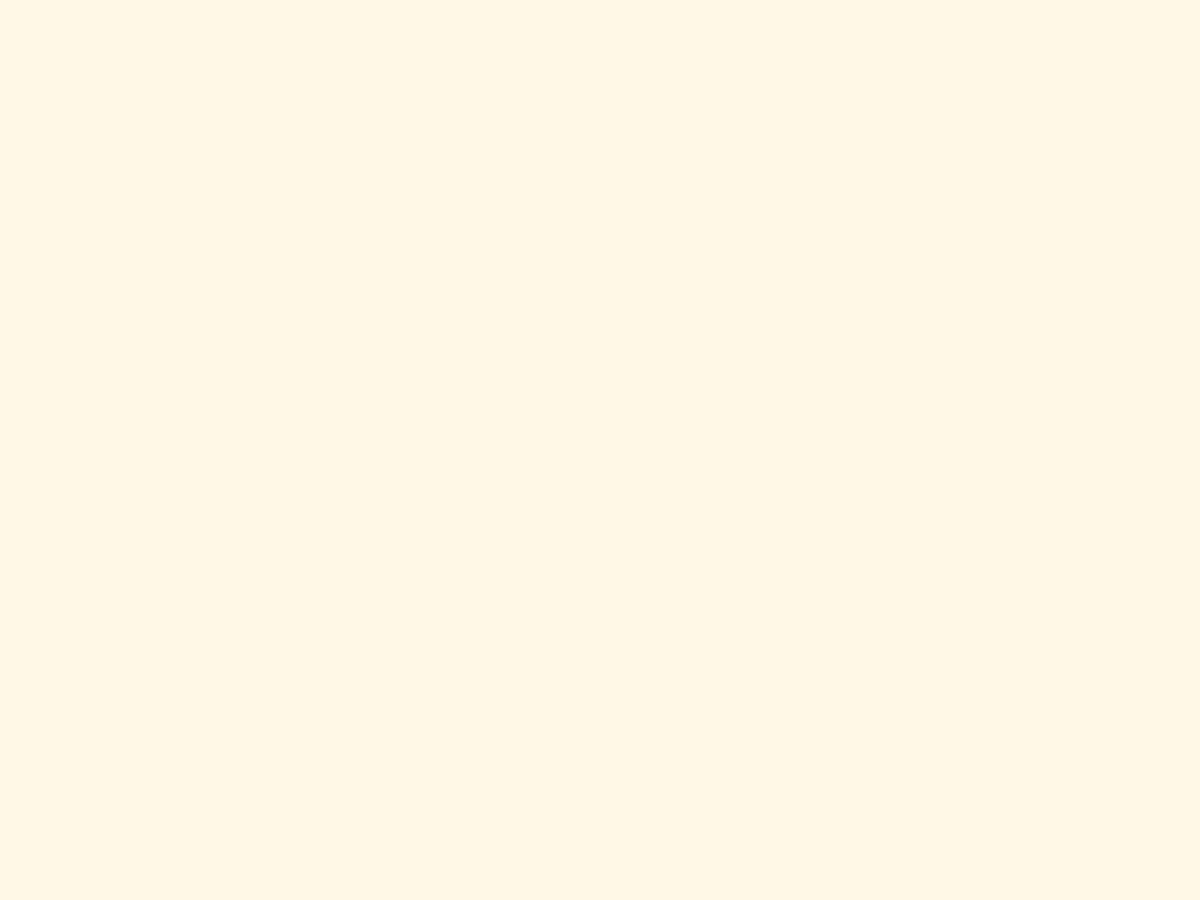
Frame 1 (no input)
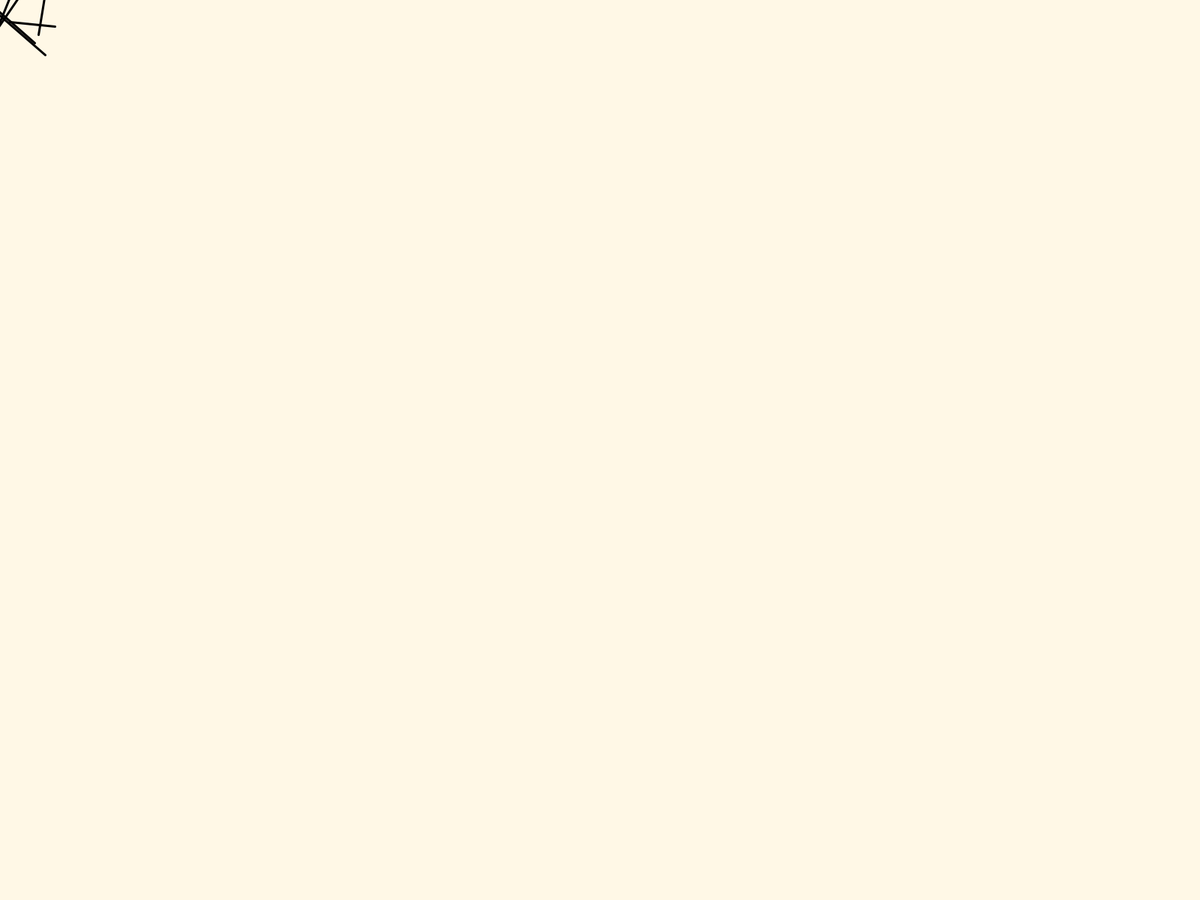
Frame 60 (the mouse pressed at the canvas centre just before this capture)
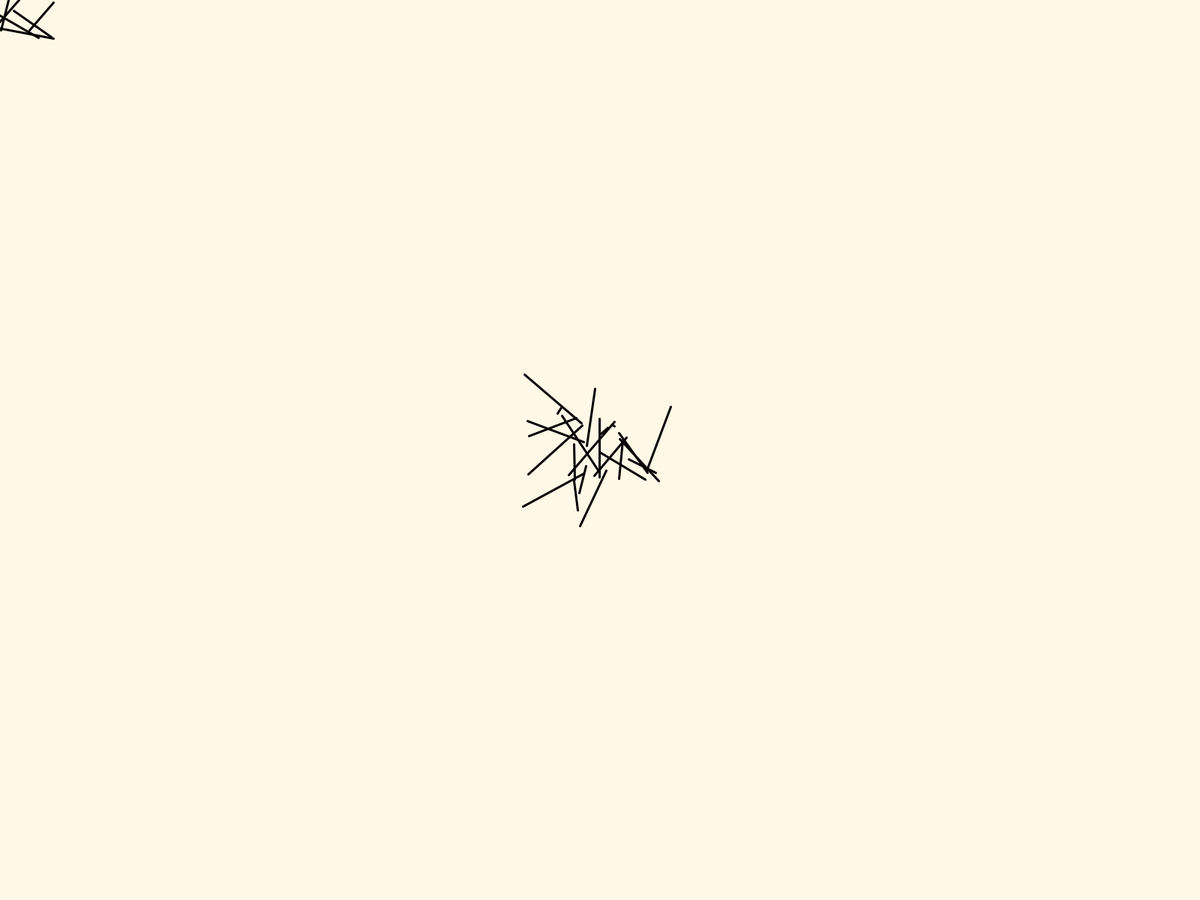
Frame 120 (the mouse held since frame 60 and released just before this capture)

The Processing sketch that drew these frames (run headless with seeded random() and noise(); from frame 60 on, the mouse is pressed at the canvas centre):

// Processing sketch: lines
// ── lines.pde
ArrayList<Line> lines; // List to store lines
int maxLines = 137;    // Maximum number of lines
float x1,y1,x2,y2;
int l=80;
float xv1;
float yv1;
float stdx;
float stdy;
float dx1;
float dy1;

int mx;
int my;

void setup() {
    fullScreen();
  println(width);
  xv1=150;
  yv1=150; // later will be location of person. 
  stdx=30;
  stdy=30;
  //size(900, 900);
  lines = new ArrayList<Line>();
  //lines.add(new Line(390,390, 400,400));
  strokeWeight(3);
}

void draw() {
  background(255, 248, 230);
  mx = mouseX;
  my = mouseY;
  // Randomly add a new line
  if (random(1) < 0.4) { // Adjust the probability as needed
    x1=mx;
    y1=my;
    dx1=randomGaussian()*stdx;
    dy1=randomGaussian()*stdy;
    lines.add(new Line(x1+dx1,y1+dy1, x1+dx1+random(-l,l),y1+dy1+random(-l,l)));
    
  }
  xv1=xv1+0.2;
  yv1=yv1+0.2;
  if (xv1>900){xv1=50;}
  if (yv1>900){yv1=50;}
  // Draw all lines
  //if (lines.size()>(maxLines-1)){
  for (Line line : lines) {
    line.display();
  }
//}

  // Remove the oldest line if we exceed the maximum count
  if (lines.size() > maxLines) {
    lines.remove(0);
  }
}

// Line class
class Line {
  float x1, y1; // Position
  float x2,y2; // Length of the line
  int c;
  float s;
  Line(float x1, float y1, float x2,float y2) {
    this.x1 = x1;
    this.y1 = y1;
    this.x2 = x2;
    this.y2 = y2;
    this.s=(random(1)-0.5)*0.02;
  }

  void display() {
    stroke(0);
    c=c+1;
    if (c>32000){c=0;}
    pushMatrix();
    translate((x1+x2)/2,(y1+y2)/2);
    rotate(c*s);
    line(x1-(x1+x2)/2, y1-(y1+y2)/2, x2-(x1+x2)/2 , y2-(y1+y2)/2);
    popMatrix();

  }
}
